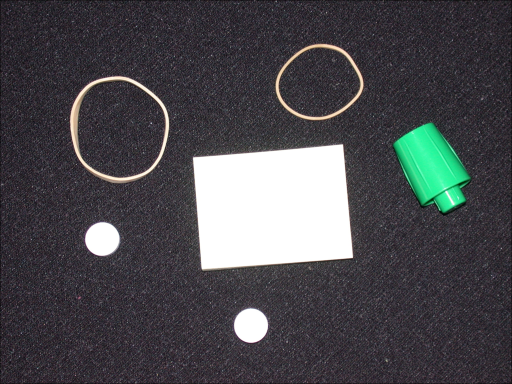
#> input picture week5/images/pillsetc.png, 512 x 384 px
$ python -i assignment5-1.py   (imports and definitions only)   (older library calls are emulated)
#> lines starting #> are read from the running program, lines starting #| are printed output that depends on the picture; after the words box and inside, x2 and y2 are one past the last pixel; in counts of white or black regions, pixels touching at a corner belong together
import cv2
import math
import numpy as np
import matplotlib.pyplot as plt
from skimage.io import imread
from skimage.measure import label, regionprops

# -----------------------------------------------------------------------
#                         General Functions
#------------------------------------------------------------------------
def get_form_factor(area, perimeter):
  return (4 * math.pi * area) / perimeter**2

def get_roundness(area, max_diameter):
  return (4 * area) / (math.pi * max_diameter**2)

def get_aspect_ratio(max_diameter, min_diameter):
  return max_diameter / min_diameter

def get_solidity(area, convex_area):
  return area / convex_area

def get_extent(p):
  return p.extent

def get_compactness(area, max_diameter):
  return math.sqrt((4 * area) / math.pi) / max_diameter

def get_convexity(convex_perimeter, perimeter):
  return convex_perimeter / perimeter

# -----------------------------------------------------------------------
#                             Task 1.1
#------------------------------------------------------------------------
# [63 lines left out: function task_1_1, not called in this run]

# -----------------------------------------------------------------------
#                             Task 1.2
#------------------------------------------------------------------------
def task_1_2():
  # Load image as grayscale and blur to remove noise
  I = imread('images/pillsetc.png', as_grey=True)*255
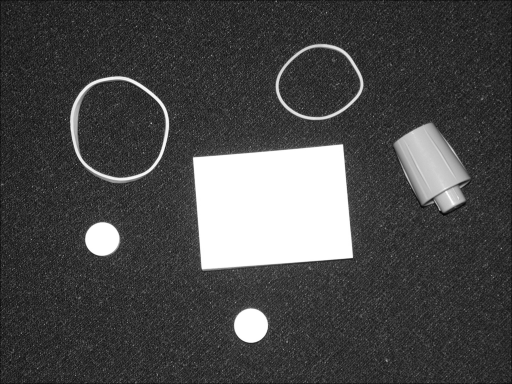
#> I: shape (384, 512) float64; min 5.94, max 255, mean 74
  I_gausBlur = cv2.GaussianBlur(I, (7, 7), 5)
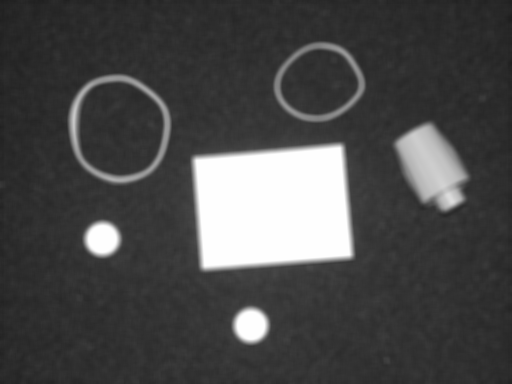
#> I_gausBlur: shape (384, 512) float64; min 30.67, max 255, mean 74

  # Plot the intensity histogram
  plt.hist(I_gausBlur.ravel(),256,[0,256])
  plt.xlabel('Pixel range')
  plt.ylabel('Sum')
  plt.title('Intensity histogram')
  plt.show()
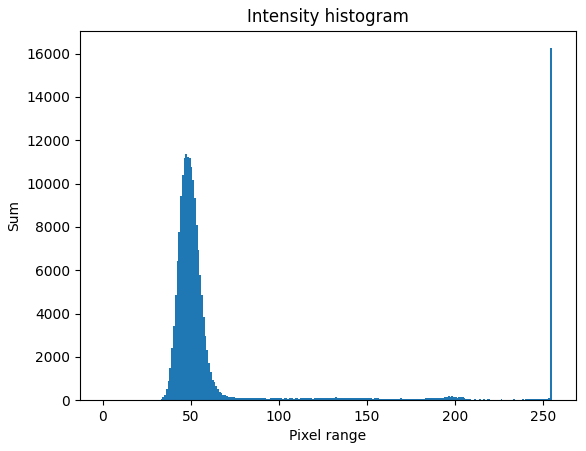
#> figure drawn by matplotlib, 1 panel; tallest bar 16251 high, from x = 254 to 255

  # Use threshold value of 80 to create a binary image of the objects
  ret, bin_img = cv2.threshold(I_gausBlur, 80, 255,cv2.THRESH_BINARY)
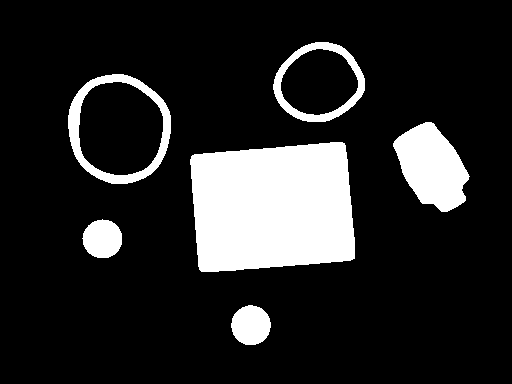
#> bin_img: shape (384, 512) float64; 15.2% white; 6 white regions
  plt.imshow(bin_img, cmap='gray')
  plt.title('Binary image of the objects with threshold=80')
  plt.show()

  # Label each shape and get their areas
  labels, num = label(bin_img, background=0, connectivity=2, return_num=True)
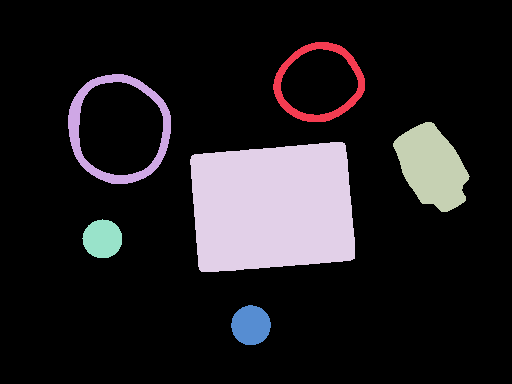
#> labels: shape (384, 512) int64; 7 distinct labels, from 0 to 6; one colour per label, 0 black
#> num = 6
  area = {}
  for i in range(1,num + 1):
    area[i] = np.size(np.where(labels==i)[1])
#> after the loop, area = {1: 1786, 2: 2629, 3: 4370, 4: 18731, 5: 1209, 6: 1240}

  # Get properties
  properties = regionprops(labels, cache=False)
#> properties = 6 regions; box (x1, y1, x2, y2) and area: (190, 142, 355, 272) 18731, (393, 122, 470, 212) 4370, (68, 74, 171, 184) 2629, (273, 42, 365, 122) 1786, (231, 305, 271, 345) 1240, (82, 219, 122, 258) 1209

  area2        = [p.area for p in properties]
#> area2 = [1786, 2629, 4370, 18731, 1209, 1240]
  perimeter    = [p.perimeter for p in properties]
#> perimeter = [512.3, 653.5, 269.5, 556.7, 128.2, 129.1]
  convex_area  = [p.convex_area for p in properties]
#> convex_area = [5632, 9060, 4576, 18998, 1244, 1269]
  convex_img   = [p.convex_image for p in properties]
#> convex_img = 6 items
  min_diameter = []
  max_diameter = []
  for p in properties:
    min_row, min_col, max_row, max_col = p.bbox
    min_diameter.append(min(max_row - min_row, max_col - min_col))
    max_diameter.append(max(max_row - min_row, max_col - min_col))
#> this loop made 6 passes
#> (min_row, min_col, max_row, max_col) on passes 1 to 6: (42, 273, 122, 365), (74, 68, 184, 171), (122, 393, 212, 470), (142, 190, 272, 355), (219, 82, 258, 122), (305, 231, 345, 271)
#> after the loop, max_diameter = [92, 110, 90, 165, 40, 40]; min_diameter = [80, 103, 77, 130, 39, 40]

  # Compute the 7 shape descriptors from Table A for each shape
  col     = ['blue', 'red', 'green', 'yellow', 'black', 'grey', 'purple']
  objects = ['Round thing (right)', 'Round thing (left)', 'Green thing',
             'Rectangle', 'Pill (left)', 'Pill (right)']
  for i in range(num):
    form_factor      = get_form_factor(area2[i], perimeter[i])
    roundness        = get_roundness(area2[i], max_diameter[i])
    aspect_ratio     = get_aspect_ratio(max_diameter[i], min_diameter[i])
    solidity         = get_solidity(area2[i], convex_area[i])
    extent           = get_extent(properties[i])
    compactness      = get_compactness(area2[i], max_diameter[i])

    properties2      = regionprops(convex_img[i]*1, cache=False)
    convex_perimeter = [p.perimeter for p in properties2][0]
    convexity        = get_convexity(convex_perimeter, perimeter[i])

    # Print results
    print(objects[i], '- Form Factor: ', np.around(form_factor, 3))
    print(objects[i], '- Roundness: ', np.around(roundness, 3))
    print(objects[i], '- Aspect Ratio: ', np.around(aspect_ratio, 3))
    print(objects[i], '- Solidity: ', np.around(solidity, 3))
    print(objects[i], '- Extent: ', np.around(extent, 3))
    print(objects[i], '- Compactness: ', np.around(compactness, 3))
    print(objects[i], '- Convexity: ', np.around(convexity, 3))
    print('\n')

    # Make scatter plot
    results = [form_factor, roundness, aspect_ratio,
               solidity, extent, compactness, convexity]
    plt.scatter(range(1,8), results, c=col[i], label=objects[i])
#> this loop made 6 passes
#> (form_factor, roundness, aspect_ratio, solidity, extent, compactness, convex_perimeter, convexity) on passes 1 to 6: (0.0855, 0.269, 1.15, 0.317, 0.243, 0.518, 277.3, 0.541), (0.0774, 0.277, 1.07, 0.29, 0.232, 0.526, 351.7, 0.538), (0.756, 0.687, 1.17, 0.955, 0.631, 0.829, 266.1, 0.988), (0.759, 0.876, 1.27, 0.986, 0.873, 0.936, 556.7, 1), (0.924, 0.962, 1.03, 0.972, 0.775, 0.981, 128.2, 1), (0.936, 0.987, 1, 0.977, 0.775, 0.993, 129.1, 1)
#> (printed output is left out)

  # Define scatter plot properties
  plt.title('Combinations of the 7 descriptors for the 6 shapes')
  plt.xlabel('Descriptor #')
  plt.ylabel('Value')
  plt.legend(bbox_to_anchor=(1.05,1), loc=2, borderaxespad=0.)
  plt.show()
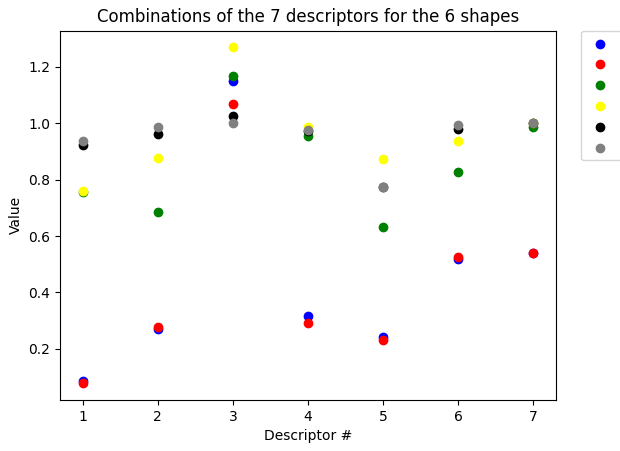
#> figure drawn by matplotlib, 1 panel


# -----------------------------------------------------------------------
#                             MAIN/TESTS
#------------------------------------------------------------------------

#task_1_1()
#task_1_2()

>>> result = task_1_2()
